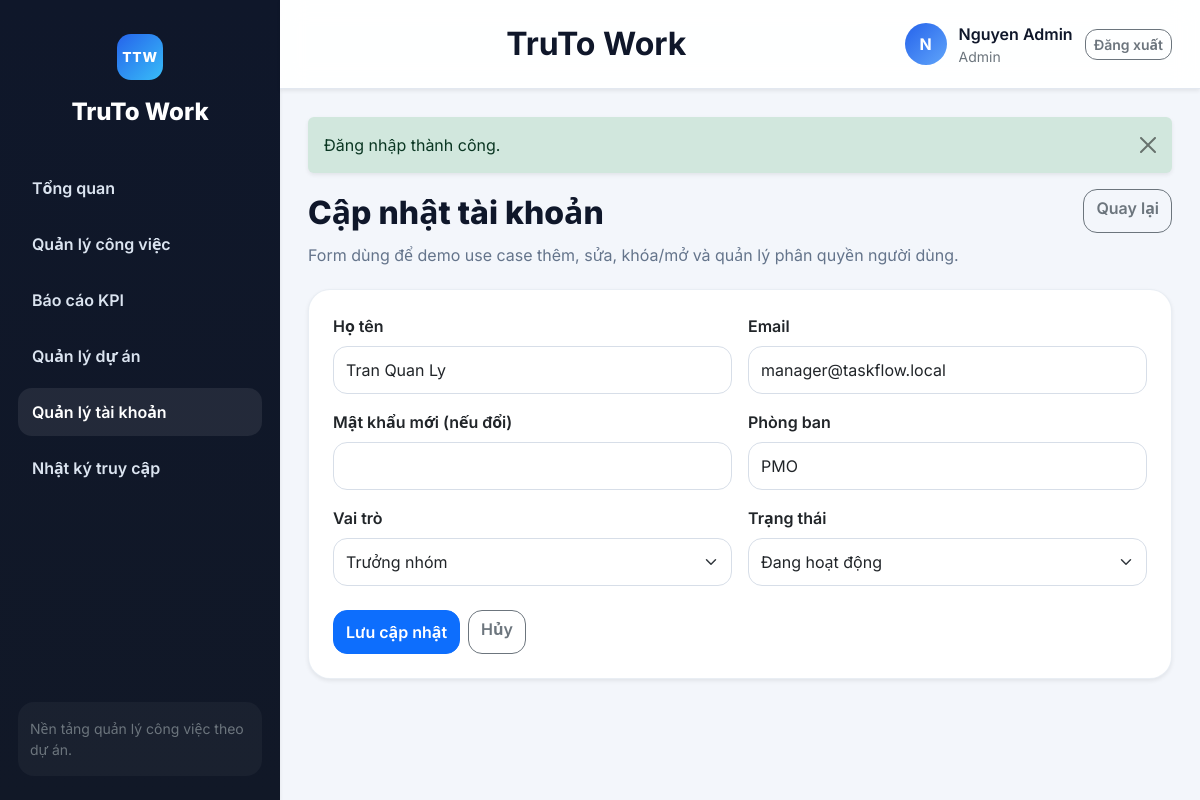
Screenshot of /index.php?route=tai_khoan/edit&id=2 (signed in) with the database file from the repository.
### tables this page shows
CREATE TABLE `tai_khoan` (
  `id` int(11) NOT NULL,
  `name` varchar(150) NOT NULL,
  `email` varchar(150) NOT NULL,
  `password` varchar(255) NOT NULL,
  `role` enum('admin','manager','employee') NOT NULL DEFAULT 'employee',
  `department` varchar(100) DEFAULT NULL,
  `status` enum('active','inactive') NOT NULL DEFAULT 'active',
  `created_at` datetime NOT NULL
);

### app/core/BaseController.php (called while the page is built, shortened)
<?php
abstract class BaseController
{
    protected function render(string $view, array $data = [], string $title = APP_NAME): void
    {
        extract($data);
        $viewFile = VIEW_PATH . '/' . $view . '.php';
        require $viewFile;
        $content = ob_get_clean();
        require VIEW_PATH . '/layouts/main.php';
    }
}

### app/controllers/UserController.php (called while the page is built, shortened)
<?php
class UserController extends BaseController
{
    public function edit(int $id): void
    {
        $user = (new User())->find($id);
        $this->render('tai_khoan/form', ['user' => $user], 'Cập nhật tài khoản');
    }
}

### app/core/helpers.php (called while the page is built, shortened)
<?php
function e(?string $value): string
{
    return htmlspecialchars((string) $value, ENT_QUOTES, 'UTF-8');
}
function route_url(string $route, array $params = []): string
{
    $query = array_merge(['route' => $route], $params);
    return 'index.php?' . http_build_query($query);
}
function consume_flash(): ?array
{
    $flash = $_SESSION['flash'];
    return $flash;
}
function current_user(): ?array
{
    return Auth::user();
}
function role_label(string $role): string
{
    return match ($role) {
        'admin' => 'Admin',
        'manager' => 'Trưởng nhóm',
        'employee' => 'Nhân viên',
        default => ucfirst($role),
    };
}
function active_menu(string $routePrefix): string
{
    $route = (string) ($_GET['route'] ?? 'dashboard/index');
    return str_starts_with($route, $routePrefix) ? 'is-active' : '';
}

### app/core/Database.php (called while the page is built, shortened)
<?php
final class Database
{
    private static ?PDO $instance = null;
    public static function connection(): PDO
    {
        if (self::$instance === null) {
            $dsn = 'mysql:host=' . DB_HOST . ';port=' . DB_PORT . ';dbname=' . DB_NAME . ';charset=utf8';
            try {
                self::$instance = new PDO($dsn, DB_USER, DB_PASS, [
                    PDO::ATTR_ERRMODE => PDO::ERRMODE_EXCEPTION,
                    PDO::ATTR_DEFAULT_FETCH_MODE => PDO::FETCH_ASSOC,
                    PDO::MYSQL_ATTR_INIT_COMMAND => 'SET NAMES utf8 COLLATE utf8_general_ci',
                ]);
            } catch (PDOException $exception) {
                http_response_code(500);
                exit('Không thể kết nối MySQL. Kiểm tra lại file app/config/config.php và import CSDL.');
            }
        }
        return self::$instance;
    }
}

### app/models/BaseModel.php (called while the page is built, shortened)
<?php
abstract class BaseModel
{
    public function __construct()
    {
        $this->db = Database::connection();
    }
}

### app/models/User.php (called while the page is built, shortened)
<?php
class User extends BaseModel
{
    public function find(int $id): ?array
    {
        $stmt = $this->db->prepare('SELECT * FROM tai_khoan WHERE id = :id LIMIT 1');
        $stmt->execute(['id' => $id]);
        return $stmt->fetch() ?: null;
    }
}

### app/core/Auth.php (called while the page is built, shortened)
<?php
final class Auth
{
    public static function user(): ?array
    {
        return (new User())->find((int) $_SESSION['user_id']);
    }
}

### app/views/tai_khoan/form.php (the view, shortened to what this page needs)
<?php $isEdit = !empty($user); ?>
<div class="section-header">
    <div>
        <div class="section-title"><?= $isEdit ? 'Cập nhật tài khoản' : 'Tạo tài khoản mới' ?></div>
        <p class="section-desc">Form dùng để demo use case thêm, sửa, khóa/mở và quản lý phân quyền người dùng.</p>
    </div>
    <a class="btn btn-outline-secondary" href="<?= e(route_url('tai_khoan/index')) ?>">Quay lại</a>
</div>
<div class="card border-0 shadow-sm">
    <div class="card-body p-4">
        <form method="post" action="<?= e($isEdit ? route_url('tai_khoan/update', ['id' => $user['id']]) : route_url('tai_khoan/store')) ?>">
            <div class="row g-3">
                <div class="col-md-6">
                    <label class="form-label fw-semibold">Họ tên</label>
                    <input class="form-control" name="name" required value="<?= e($user['name'] ?? '') ?>">
                </div>
                <div class="col-md-6">
                    <label class="form-label fw-semibold">Email</label>
                    <input class="form-control" type="email" name="email" required value="<?= e($user['email'] ?? '') ?>">
                </div>
                <div class="col-md-6">
                    <label class="form-label fw-semibold"><?= $isEdit ? 'Mật khẩu mới (nếu đổi)' : 'Mật khẩu' ?></label>
                    <input class="form-control" type="password" name="password" <?= $isEdit ? '' : 'required' ?>>
                </div>
                <div class="col-md-6">
                    <label class="form-label fw-semibold">Phòng ban</label>
                    <input class="form-control" name="department" value="<?= e($user['department'] ?? '') ?>">
                </div>
                <div class="col-md-6">
                    <label class="form-label fw-semibold">Vai trò</label>
                    <select class="form-select" name="role">
                        <?php foreach (['admin' => 'Admin', 'manager' => 'Trưởng nhóm', 'employee' => 'Nhân viên'] as $value => $label): ?>
                            <option value="<?= e($value) ?>" <?= (($user['role'] ?? 'employee') === $value) ? 'selected' : '' ?>><?= e($label) ?></option>
                        <?php endforeach; ?>
                    </select>
                </div>
                <div class="col-md-6">
                    <label class="form-label fw-semibold">Trạng thái</label>
                    <select class="form-select" name="status">
                        <option value="active" <?= (($user['status'] ?? 'active') === 'active') ? 'selected' : '' ?>>Đang hoạt động</option>
                    </select>
                </div>
            </div>
            <div class="mt-4 d-flex gap-2">
                <button class="btn btn-primary"><?= $isEdit ? 'Lưu cập nhật' : 'Tạo tài khoản' ?></button>
                <a class="btn btn-outline-secondary" href="<?= e(route_url('tai_khoan/index')) ?>">Hủy</a>
            </div>
        </form>
    </div>
</div>

### app/views/layouts/main.php (shortened to what this page needs)
<?php
$flash = consume_flash();
$authUser = current_user();
$currentRoute = (string) ($_GET['route'] ?? ($authUser ? 'dashboard/index' : 'home/index'));
$isPublicPage = !$authUser && str_starts_with($currentRoute, 'home/');
$isLoginPage = !$authUser && str_starts_with($currentRoute, 'auth/');
?>
<!doctype html>
<html lang="vi">
<head>
    <link href="https://cdn.jsdelivr.net/npm/bootstrap@5.3.3/dist/css/bootstrap.min.css" rel="stylesheet">
    <link href="assets/css/app.css?v=20260404a" rel="stylesheet">
</head>
<body>
<?php if ($isPublicPage): ?>
    <div class="public-site-shell">
        <header class="public-header">
            <div class="public-container public-header-inner">
                <a class="brand-public" href="<?= e(route_url('home/index')) ?>">
                    <span class="brand-public-mark">TTW</span>
                    <span>
                        <strong>TruTo Work</strong>
                        <small>Quản lý công việc theo dự án</small>
                    </span>
                </a>
                <nav class="public-nav">
                    <a class="<?= $currentRoute === 'home/index' ? 'is-active' : '' ?>" href="<?= e(route_url('home/index')) ?>">Trang chủ</a>
                    <a class="<?= $currentRoute === 'home/about' ? 'is-active' : '' ?>" href="<?= e(route_url('home/about')) ?>">Giới thiệu</a>
                    <a href="<?= e(route_url('auth/login')) ?>">Đăng nhập</a>
                </nav>
            </div>
        </header>
        <main class="public-main">
            <div class="public-container">
                <?php if ($flash): ?>
                    <div class="alert alert-<?= e($flash['type']) ?> alert-dismissible fade show shadow-sm border-0 mt-3">
                        <?= e($flash['message']) ?>
                        <button type="button" class="btn-close" data-bs-dismiss="alert"></button>
                    </div>
                <?php endif; ?>
                <?= $content ?>
            </div>
        </main>
        <footer class="public-footer">
            <div class="public-container public-footer-inner">
                <span>TruTo Work</span>
            </div>
        </footer>
    </div>
<?php else: ?>
    <div class="app-shell">
        <aside class="sidebar shadow-sm">
            <div class="sidebar-brand">
                <div class="brand-icon">TTW</div>
                <div class="brand-title">TruTo Work</div>
            </div>
            <nav class="sidebar-menu">
                <a class="menu-link <?= e(active_menu('dashboard/')) ?>" href="<?= e(route_url('dashboard/index')) ?>">
                    <span>Tổng quan</span>
                </a>
                <a class="menu-link <?= e(active_menu('cong_viec/')) ?>" href="<?= e(route_url('cong_viec/index')) ?>">
                    <span>Quản lý công việc</span>
                </a>
                <a class="menu-link <?= e(active_menu('kpi/')) ?>" href="<?= e(route_url('kpi/index')) ?>">
                    <span>Báo cáo KPI</span>
                </a>
                <?php if (in_array($authUser['role'], ['admin', 'manager'], true)): ?>
                    <a class="menu-link <?= e(active_menu('du_an/')) ?>" href="<?= e(route_url('du_an/index')) ?>">
                        <span>Quản lý dự án</span>
                    </a>
                <?php endif; ?>
                <?php if ($authUser['role'] === 'admin'): ?>
                    <a class="menu-link <?= e(active_menu('tai_khoan/')) ?>" href="<?= e(route_url('tai_khoan/index')) ?>">
                        <span>Quản lý tài khoản</span>
                    </a>
                    <a class="menu-link <?= e(active_menu('nhat_ky/')) ?>" href="<?= e(route_url('nhat_ky/index')) ?>">
                        <span>Nhật ký truy cập</span>
                    </a>
                <?php endif; ?>
            </nav>
            <div class="sidebar-footer">
                <div class="small text-secondary">Nền tảng quản lý công việc theo dự án.</div>
            </div>
        </aside>
        <div class="main-shell">
            <header class="topbar shadow-sm">
                <div class="page-info">
                    <div class="page-label">TruTo Work</div>
                </div>
                <div class="topbar-user">
                    <div class="avatar-badge"><?= e(strtoupper(substr($authUser['name'], 0, 1))) ?></div>
                    <div>
                        <div class="fw-semibold"><?= e($authUser['name']) ?></div>
                        <div class="small text-secondary"><?= e(role_label($authUser['role'])) ?></div>
                    </div>
                    <a class="btn btn-outline-secondary btn-sm" href="<?= e(route_url('auth/logout')) ?>">Đăng xuất</a>
                </div>
            </header>
            <main class="content-shell">
                <?php if ($flash): ?>
                    <div class="alert alert-<?= e($flash['type']) ?> alert-dismissible fade show shadow-sm border-0">
                        <?= e($flash['message']) ?>
                        <button type="button" class="btn-close" data-bs-dismiss="alert"></button>
                    </div>
                <?php endif; ?>
                <?= $content ?>
            </main>
        </div>
    </div>
<?php endif; ?>
</body>
</html>

### assets/css/app.css (style rules this page uses)
:root { --bg-page: #f3f6fb; --bg-card: #ffffff; --bg-sidebar: #0f172a; --text-main: #0f172a; --text-soft: #64748b; --line: #e2e8f0; --primary-soft: #dbeafe; --success-soft: #dcfce7; --warning-soft: #fef3c7; --danger-soft: #fee2e2; --shadow-card: 0 14px 38px rgba(15, 23, 42, 0.08); --shadow-soft: 0 8px 20px rgba(15, 23, 42, 0.06); }
* { box-sizing: border-box; }
body { margin: 0; font-family: 'Inter', system-ui, -apple-system, BlinkMacSystemFont, 'Segoe UI', sans-serif; background: var(--bg-page); color: var(--text-main); }
.app-shell { min-height: 100vh; display: grid; grid-template-columns: 280px 1fr; }
.sidebar { background: linear-gradient(180deg, #0f172a 0%, #111827 100%); color: #fff; padding: 24px 18px; display: flex; flex-direction: column; gap: 24px; }
.sidebar-brand { display: flex; flex-direction: column; align-items: center; gap: 14px; text-align: center; padding: 10px 8px; }
.brand-icon { width: 46px; height: 46px; border-radius: 14px; background: linear-gradient(135deg, #2563eb, #38bdf8); display: grid; place-items: center; font-weight: 800; letter-spacing: 0.06em; }
.brand-title { font-size: 1.5rem; font-weight: 800; }
.sidebar-menu { display: flex; flex-direction: column; gap: 8px; }
.menu-link { display: flex; align-items: center; gap: 12px; text-decoration: none; color: #dbe4f0; padding: 12px 14px; border-radius: 14px; transition: all .2s ease; font-weight: 600; }
.menu-link:hover, .menu-link.is-active { background: rgba(255, 255, 255, 0.08); color: #fff; }
.sidebar-footer { margin-top: auto; padding: 16px 12px; border-radius: 16px; background: rgba(255, 255, 255, 0.05); }
.main-shell { display: flex; flex-direction: column; min-width: 0; }
.topbar { background: rgba(255, 255, 255, 0.92); backdrop-filter: blur(12px); padding: 20px 28px; display: flex; justify-content: space-between; align-items: center; gap: 20px; border-bottom: 1px solid var(--line); }
.page-info { flex: 1; text-align: center; }
.page-label { font-size: 2rem; font-weight: 700; }
.topbar-user { display: flex; align-items: center; gap: 12px; }
.avatar-badge { width: 42px; height: 42px; border-radius: 50%; background: linear-gradient(135deg, #2563eb, #60a5fa); color: #fff; display: grid; place-items: center; font-weight: 700; }
.content-shell { padding: 28px; }
.card, .panel-card { background: var(--bg-card); border-radius: 22px; box-shadow: var(--shadow-card); border: 1px solid rgba(226, 232, 240, 0.75) !important; }
.section-header { display: flex; justify-content: space-between; align-items: flex-start; gap: 16px; margin-bottom: 22px; }
.section-title { font-size: 2rem; font-weight: 800; margin-bottom: 6px; }
.section-desc { color: var(--text-soft); margin: 0; }
.form-control, .form-select { border-radius: 14px; border-color: #d7dee8; min-height: 48px; }
.btn { border-radius: 14px; min-height: 44px; font-weight: 600; }
.btn-sm { min-height: auto; border-radius: 12px; }
body { min-height: 100vh; }
.brand-icon, .brand-public-mark { font-size: 0.86rem; }
.sidebar-footer { background: rgba(255, 255, 255, 0.04); }

### rows the page displays
tai_khoan: name "N", name "Nguyen Admin", role "Admin"
tai_khoan: name "Tran Quan Ly", email "manager@taskflow.local", department "PMO", role "Trưởng nhóm", status "Đang hoạt động"

### other values shown
$flash['message'] "Đăng nhập thành công."
